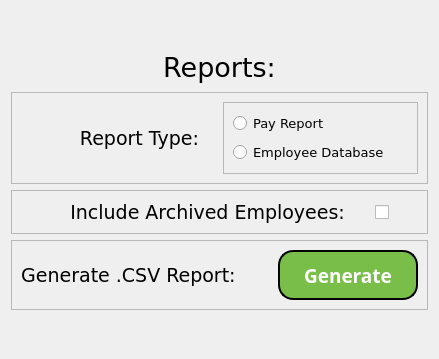
         <widget class="QWidget" name="reportsScreen_page2">
          <layout class="QVBoxLayout" name="verticalLayout_6" stretch="1,1,1,1,1,1">
           <item>
            <spacer name="verticalSpacer_39">
             <property name="orientation">
              <enum>Qt::Vertical</enum>
             </property>
             <property name="sizeHint" stdset="0">
              <size>
               <width>20</width>
               <height>40</height>
              </size>
             </property>
            </spacer>
           </item>
           <item>
            <widget class="QLabel" name="reports_label">
             <property name="font">
              <font>
               <family>Verdana</family>
               <pointsize>20</pointsize>
              </font>
             </property>
             <property name="text">
              <string>Reports:</string>
             </property>
             <property name="alignment">
              <set>Qt::AlignCenter</set>
             </property>
            </widget>
           </item>
           <item>
            <widget class="QFrame" name="frame_6">
             <property name="frameShape">
              <enum>QFrame::StyledPanel</enum>
             </property>
             <property name="frameShadow">
              <enum>QFrame::Raised</enum>
             </property>
             <layout class="QHBoxLayout" name="horizontalLayout_8">
              <item>
               <widget class="QLabel" name="reportType_label">
                <property name="font">
                 <font>
                  <family>Verdana</family>
                  <pointsize>14</pointsize>
                 </font>
                </property>
                <property name="text">
                 <string>Report Type:   </string>
                </property>
                <property name="alignment">
                 <set>Qt::AlignRight|Qt::AlignTrailing|Qt::AlignVCenter</set>
                </property>
               </widget>
              </item>
              <item>
               <widget class="QFrame" name="frame_9">
                <property name="frameShape">
                 <enum>QFrame::StyledPanel</enum>
                </property>
                <property name="frameShadow">
                 <enum>QFrame::Raised</enum>
                </property>
                <layout class="QVBoxLayout" name="verticalLayout_5">
                 <item>
                  <widget class="QRadioButton" name="reportTypePay_radioButton">
                   <property name="font">
                    <font>
                     <family>Verdana</family>
                     <pointsize>10</pointsize>
                    </font>
                   </property>
                   <property name="cursor">
                    <cursorShape>PointingHandCursor</cursorShape>
                   </property>
                   <property name="styleSheet">
                    <string notr="true"/>
                   </property>
                   <property name="text">
                    <string>Pay Report</string>
                   </property>
                  </widget>
                 </item>
                 <item>
                  <widget class="QRadioButton" name="reportTypeFull_radioButton">
                   <property name="font">
                    <font>
                     <family>Verdana</family>
                     <pointsize>10</pointsize>
                    </font>
                   </property>
                   <property name="cursor">
                    <cursorShape>PointingHandCursor</cursorShape>
                   </property>
                   <property name="styleSheet">
                    <string notr="true"/>
                   </property>
                   <property name="text">
                    <string>Employee Database</string>
                   </property>
                  </widget>
                 </item>
                </layout>
               </widget>
              </item>
             </layout>
            </widget>
           </item>
           <item>
            <widget class="QFrame" name="frame_11">
             <property name="styleSheet">
              <string notr="true"/>
             </property>
             <property name="frameShape">
              <enum>QFrame::StyledPanel</enum>
             </property>
             <property name="frameShadow">
              <enum>QFrame::Raised</enum>
             </property>
             <layout class="QHBoxLayout" name="horizontalLayout_9">
              <item alignment="Qt::AlignHCenter|Qt::AlignVCenter">
               <widget class="QCheckBox" name="archivedEmployeeReport_checkBox">
                <property name="minimumSize">
                 <size>
                  <width>340</width>
                  <height>0</height>
                 </size>
                </property>
                <property name="font">
                 <font>
                  <family>Verdana</family>
                  <pointsize>14</pointsize>
                 </font>
                </property>
                <property name="cursor">
                 <cursorShape>PointingHandCursor</cursorShape>
                </property>
                <property name="layoutDirection">
                 <enum>Qt::RightToLeft</enum>
                </property>
                <property name="styleSheet">
                 <string notr="true">QCheckBox::indicator {
	height: 14px;
	width: 14px;
}
           </string>
                </property>
                <property name="text">
                 <string>Include Archived Employees:    </string>
                </property>
               </widget>
              </item>
             </layout>
            </widget>
           </item>
           <item alignment="Qt::AlignHCenter">
            <widget class="QFrame" name="frame_12">
             <property name="frameShape">
              <enum>QFrame::StyledPanel</enum>
             </property>
             <property name="frameShadow">
              <enum>QFrame::Raised</enum>
             </property>
             <layout class="QHBoxLayout" name="horizontalLayout_10">
              <item>
               <widget class="QLabel" name="generateReport_label">
                <property name="font">
                 <font>
                  <family>Verdana</family>
                  <pointsize>14</pointsize>
                 </font>
                </property>
                <property name="text">
                 <string>Generate .CSV Report:      </string>
                </property>
                <property name="alignment">
                 <set>Qt::AlignCenter</set>
                </property>
               </widget>
              </item>
              <item>
               <widget class="QToolButton" name="generateReport_toolButton">
                <property name="minimumSize">
                 <size>
                  <width>140</width>
                  <height>50</height>
                 </size>
                </property>
                <property name="font">
                 <font>
                  <family>Gadugi</family>
                  <pointsize>14</pointsize>
                  <weight>75</weight>
                  <bold>true</bold>
                 </font>
                </property>
                <property name="cursor">
                 <cursorShape>PointingHandCursor</cursorShape>
                </property>
                <property name="styleSheet">
                 <string notr="true">QToolButton {
border-style: solid;
border-width: 2px;
border-radius: 15px;
border-color: black;
background-color: rgb(120, 190, 72);
color: white;
padding: 4px;
padding-left: 10px;
padding-right: 10px;
}

QToolButton:hover {
padding-top: 6px;
background-color: rgb(120, 190, 72);
}

QToolButton:pressed {
padding-top: 8px;
background-color: rgb(90, 160, 42);
}

QToolButton:disabled {
border-style: solid;
border-width: 2px;
border-radius: 15px;
border-color: rgba(0, 0, 0, 70);;
background-color: rgba(120, 190, 72, 70);
color: rgba(255, 255, 255, 70);;
padding: 4px;
padding-left: 10px;
padding-right: 10px;
}</string>
                </property>
                <property name="text">
                 <string>Generate</string>
                </property>
               </widget>
              </item>
             </layout>
            </widget>
           </item>
           <item>
            <spacer name="verticalSpacer_38">
             <property name="orientation">
              <enum>Qt::Vertical</enum>
             </property>
             <property name="sizeHint" stdset="0">
              <size>
               <width>20</width>
               <height>40</height>
              </size>
             </property>
            </spacer>
           </item>
          </layout>
         </widget>
